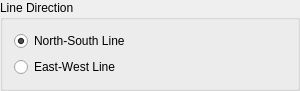
<?xml version="1.0" encoding="UTF-8"?>
<ui version="4.0">
 <class>GroupBox_Linedir</class>
 <widget class="QGroupBox" name="GroupBox_Linedir">
  <property name="geometry">
   <rect>
    <x>0</x>
    <y>0</y>
    <width>300</width>
    <height>73</height>
   </rect>
  </property>
  <property name="sizePolicy">
   <sizepolicy hsizetype="Preferred" vsizetype="Fixed">
    <horstretch>0</horstretch>
    <verstretch>0</verstretch>
   </sizepolicy>
  </property>
  <property name="windowTitle">
   <string>GroupBox</string>
  </property>
  <property name="toolTip">
   <string>&lt;html&gt;&lt;head/&gt;&lt;body&gt;&lt;p&gt;Predominant dirrection of profile line&lt;/p&gt;&lt;/body&gt;&lt;/html&gt;</string>
  </property>
  <property name="title">
   <string>Line Direction</string>
  </property>
  <layout class="QVBoxLayout" name="verticalLayout">
   <item>
    <widget class="QRadioButton" name="radioButton_ns">
     <property name="text">
      <string>North-South Line</string>
     </property>
     <property name="checked">
      <bool>true</bool>
     </property>
    </widget>
   </item>
   <item>
    <widget class="QRadioButton" name="radioButton_ew">
     <property name="text">
      <string>East-West Line</string>
     </property>
    </widget>
   </item>
  </layout>
 </widget>
 <resources/>
 <connections/>
</ui>
